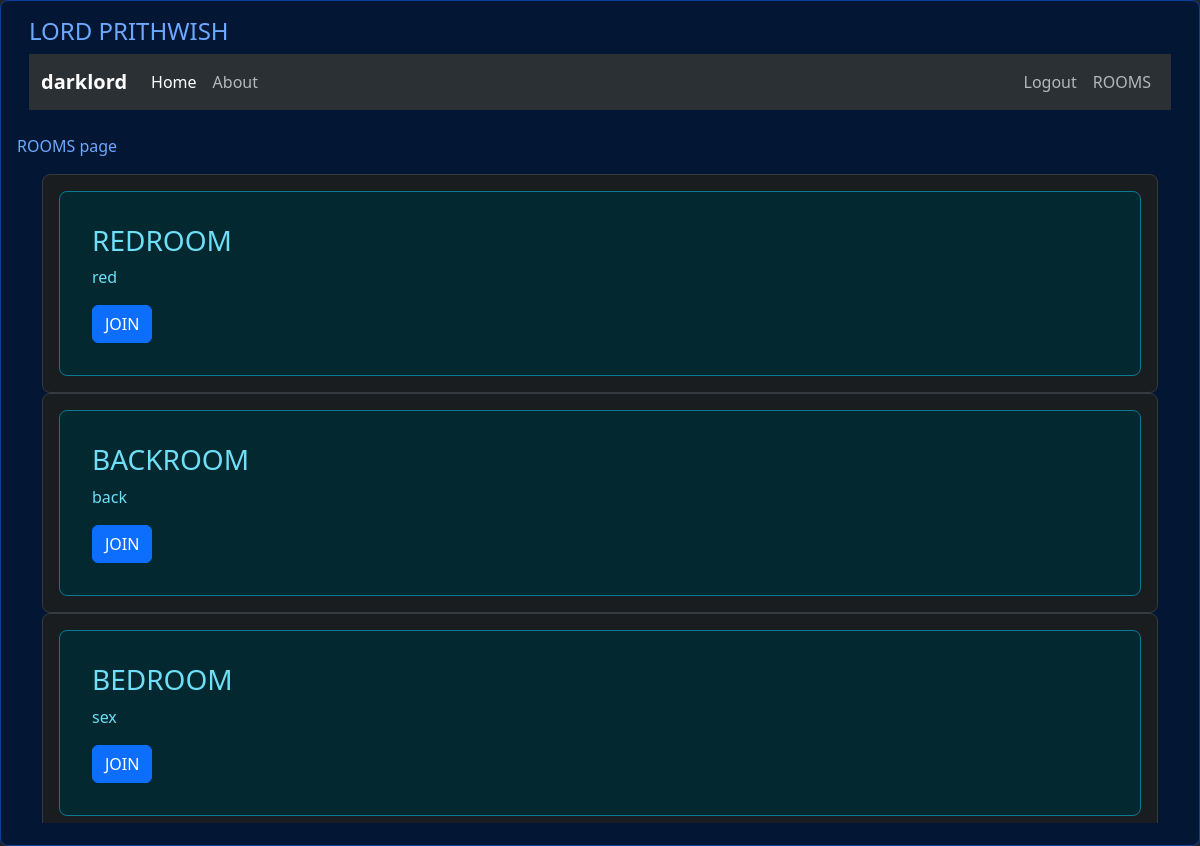
The page /rooms/ (signed in) on the database as committed earlier.
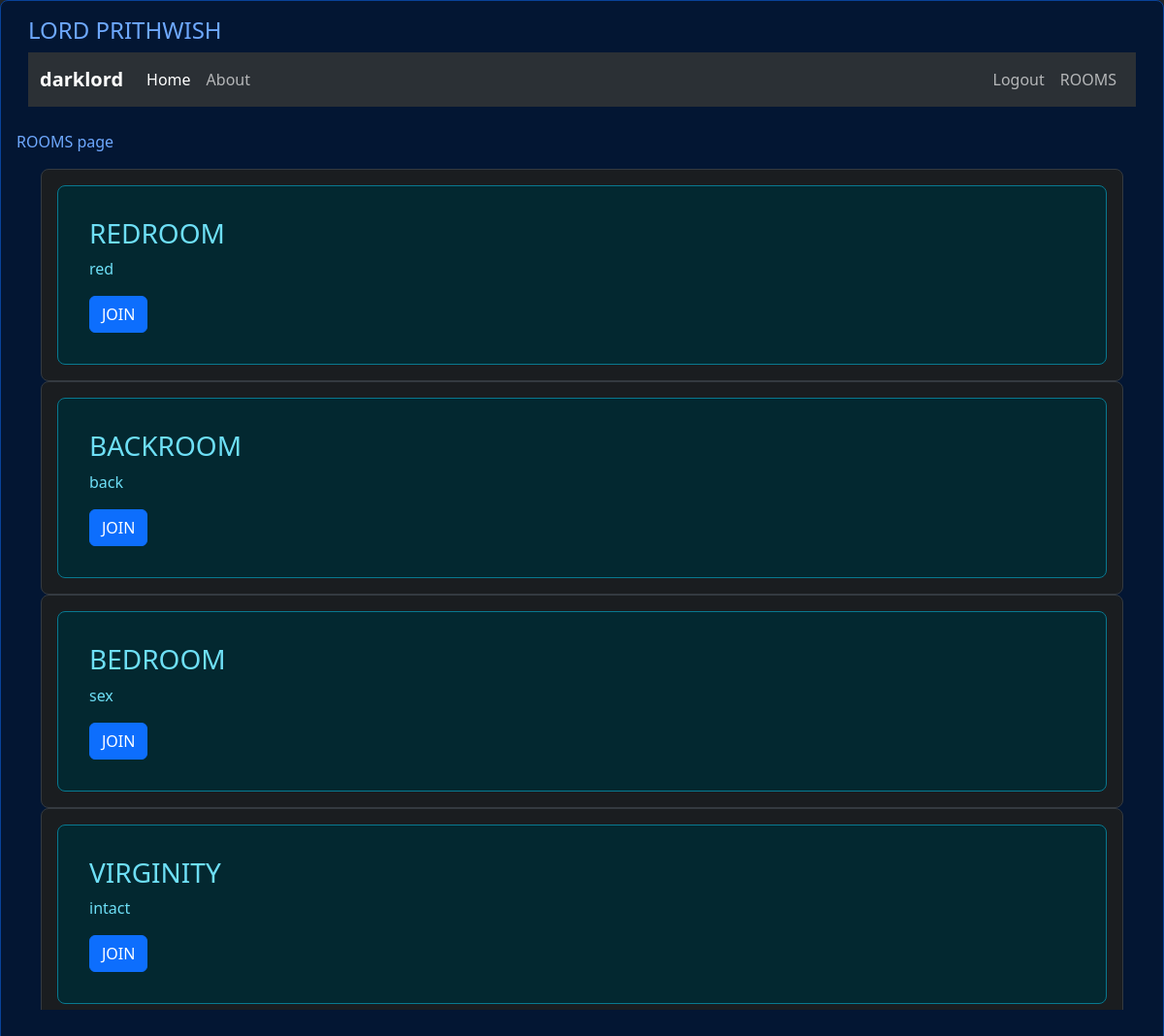
The same page on the database as committed later.
### rooms/models.py (models this page shows, shortened)
class Room(models.Model):
    name = models.CharField(max_length=100)
    slug = models.SlugField(unique=True)

### rooms/views.py (the view)
# urls.py: path('rooms/', include('rooms.urls')),
@login_required
def rooms(request):
    roms = Room.objects.all()
    return render(request, 'rooms/rooms.html', {'rooms':roms,'title':'Rooms'})

### rooms/templates/rooms/rooms.html (shortened to what this page needs)
{% extends "calci/base.html" %}
{% block content %}
<p>ROOMS page</p>
<div id="chat-area" class="container overflow-y-auto " style="height: 80%;">
    {% for room in rooms %}
    <div class="p-3 text-dark-emphasis bg-dark-subtle border border-dark-subtle rounded-3">
        <div class="card p-3 text-info-emphasis bg-info-subtle border border-info-subtle rounded-3">
            <div class="card-body">
                <h3 class="card-title">{{room.name}}</h3>
                    <p class="card-text">{{ room.slug }}</p>
                    <div class="d-flex justify-content-between">
                        <a href="{% url 'room' room.slug %}" class="btn btn-primary">JOIN</a>
                    </div>
            </div>
        </div>
    </div>
    {% endfor %}
</div>
{% endblock content %}

Rows that differ between the two databases and show on the page:
added Room: name "VIRGINITY", slug "intact"
